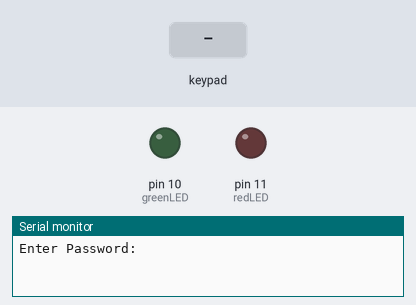
The sketch below on a simulated Arduino Uno, built with avr-gcc and run on an emulated ATmega328P. Shown: output pins drawn as LEDs (lit = HIGH), the last lines printed to the serial monitor. Dashed ring = blinking. The test bench sets the inputs (shaded band).

Above: at 1.2 s.
1.3 s: key '#' pressed
At 1.45 s:
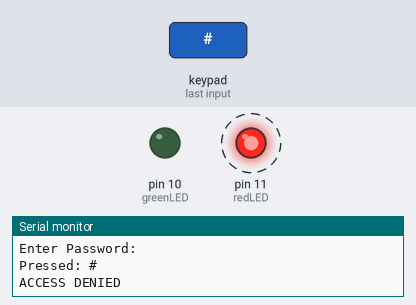
4.3 s: keypad keys 1 2 3 4 # pressed 0.4 s apart
At 6.05 s:
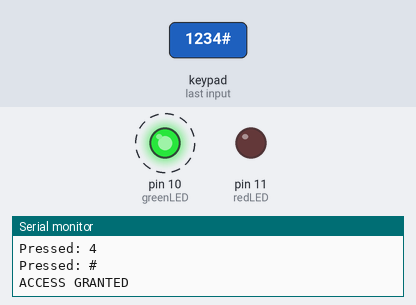
Timing chart, 0 to 8.9 s (numbered marks = the images above; inputs shaded):
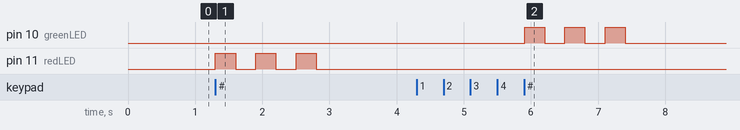

The sketch:

Program2..ino
```cpp
#include <Keypad.h>

const byte ROWS = 4; // Four rows
const byte COLS = 4; // Four columns
char keys[ROWS][COLS] = {
  {'1','2','3','A'},
  {'4','5','6','B'},
  {'7','8','9','C'},
  {'*','0','#','D'}
};

byte rowPins[ROWS] = {9, 8, 7, 6}; // R1 -> 9, R2 -> 8, R3 -> 7, R4 -> 6
byte colPins[COLS] = {5, 4, 3, 2}; // C1 -> 5, C2 -> 4, C3 -> 3, C4 -> 2

Keypad keypad = Keypad(makeKeymap(keys), rowPins, colPins, ROWS, COLS);

String password = "1234";  // Correct password
String input = "";

const int greenLED = 10;
const int redLED = 11;

void setup() {
  Serial.begin(9600);
  pinMode(greenLED, OUTPUT);
  pinMode(redLED, OUTPUT);
  Serial.println("Enter Password:");
}

void loop() {
  char key = keypad.getKey();

  if (key) {
    Serial.print("Pressed: ");
    Serial.println(key);

    if (key == '#') {  // # to submit password
      if (input == password) {
        Serial.println("ACCESS GRANTED");
        blinkLED(greenLED);
      } else {
        Serial.println("ACCESS DENIED");
        blinkLED(redLED);
      }
      input = "";  // Reset input
    } else if (key == '*') {
      input = "";  // Clear input
      Serial.println("Input Cleared");
    } else {
      input += key;
    }
  }
}

void blinkLED(int ledPin) {
  for (int i = 0; i < 3; i++) {
    digitalWrite(ledPin, HIGH);
    delay(300);
    digitalWrite(ledPin, LOW);
    delay(300);
  }
}
```

Measured:
- after the input at 1.3 s, pin 11 (redLED): alternates HIGH for 0.30 s and LOW for 0.30 s, 6 changes in all, then stays LOW, starting at once
- after the input at 4.3 s, pin 10 (greenLED): alternates HIGH for 0.30 s and LOW for 0.30 s, 6 changes in all, then stays LOW, starting after 1.6 s
